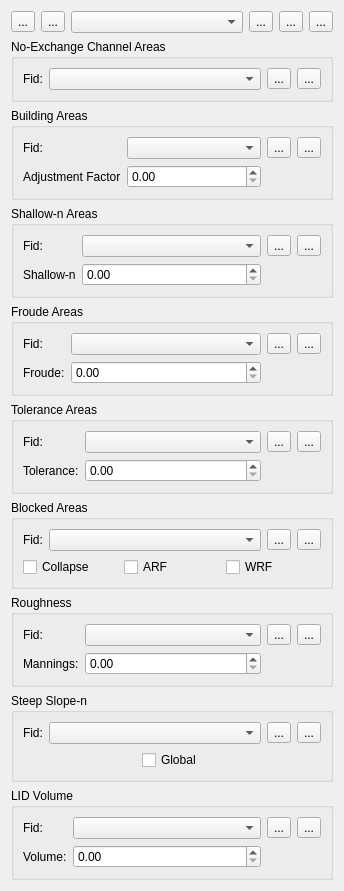
<?xml version="1.0" encoding="UTF-8"?>
<ui version="4.0">
 <class>Form</class>
 <widget class="QWidget" name="Form">
  <property name="geometry">
   <rect>
    <x>0</x>
    <y>0</y>
    <width>344</width>
    <height>843</height>
   </rect>
  </property>
  <property name="minimumSize">
   <size>
    <width>250</width>
    <height>0</height>
   </size>
  </property>
  <property name="windowTitle">
   <string>FLO-2D Widget</string>
  </property>
  <layout class="QGridLayout" name="gridLayout_2">
   <item row="0" column="0">
    <layout class="QGridLayout" name="gridLayout">
     <item row="4" column="0" colspan="7">
      <widget class="QGroupBox" name="froude_areas_grp">
       <property name="title">
        <string>Froude Areas</string>
       </property>
       <layout class="QGridLayout" name="gridLayout_14">
        <item row="0" column="0">
         <layout class="QGridLayout" name="gridLayout_7">
          <item row="0" column="1">
           <widget class="QComboBox" name="froude_cbo"/>
          </item>
          <item row="0" column="3">
           <widget class="QToolButton" name="eye_froude_btn">
            <property name="text">
             <string>...</string>
            </property>
            <property name="icon">
             <iconset>
              <normaloff>../img/eye-svgrepo-com.svg</normaloff>../img/eye-svgrepo-com.svg</iconset>
            </property>
            <property name="checkable">
             <bool>true</bool>
            </property>
           </widget>
          </item>
          <item row="0" column="0">
           <widget class="QLabel" name="label_4">
            <property name="sizePolicy">
             <sizepolicy hsizetype="Maximum" vsizetype="Preferred">
              <horstretch>0</horstretch>
              <verstretch>0</verstretch>
             </sizepolicy>
            </property>
            <property name="text">
             <string>Fid:</string>
            </property>
           </widget>
          </item>
          <item row="0" column="2">
           <widget class="QToolButton" name="del_froude_btn">
            <property name="text">
             <string>...</string>
            </property>
            <property name="icon">
             <iconset>
              <normaloff>../img/mActionDeleteSelected.svg</normaloff>../img/mActionDeleteSelected.svg</iconset>
            </property>
           </widget>
          </item>
          <item row="1" column="0">
           <widget class="QLabel" name="label_11">
            <property name="text">
             <string>Froude:</string>
            </property>
           </widget>
          </item>
          <item row="1" column="1">
           <widget class="QDoubleSpinBox" name="froud_dsb"/>
          </item>
          <item row="1" column="2" colspan="2">
           <spacer name="horizontalSpacer_3">
            <property name="orientation">
             <enum>Qt::Horizontal</enum>
            </property>
            <property name="sizeHint" stdset="0">
             <size>
              <width>40</width>
              <height>20</height>
             </size>
            </property>
           </spacer>
          </item>
         </layout>
        </item>
       </layout>
      </widget>
     </item>
     <item row="7" column="0" colspan="7">
      <widget class="QGroupBox" name="roughness_grp">
       <property name="title">
        <string>Roughness</string>
       </property>
       <layout class="QGridLayout" name="gridLayout_17">
        <item row="0" column="0">
         <layout class="QGridLayout" name="gridLayout_10">
          <item row="0" column="0">
           <widget class="QLabel" name="label_7">
            <property name="sizePolicy">
             <sizepolicy hsizetype="Maximum" vsizetype="Preferred">
              <horstretch>0</horstretch>
              <verstretch>0</verstretch>
             </sizepolicy>
            </property>
            <property name="text">
             <string>Fid:</string>
            </property>
           </widget>
          </item>
          <item row="0" column="3">
           <widget class="QToolButton" name="eye_roughness_btn">
            <property name="text">
             <string>...</string>
            </property>
            <property name="icon">
             <iconset>
              <normaloff>../img/eye-svgrepo-com.svg</normaloff>../img/eye-svgrepo-com.svg</iconset>
            </property>
            <property name="checkable">
             <bool>true</bool>
            </property>
           </widget>
          </item>
          <item row="0" column="1">
           <widget class="QComboBox" name="roughness_cbo"/>
          </item>
          <item row="0" column="2">
           <widget class="QToolButton" name="del_roughness_btn">
            <property name="text">
             <string>...</string>
            </property>
            <property name="icon">
             <iconset>
              <normaloff>../img/mActionDeleteSelected.svg</normaloff>../img/mActionDeleteSelected.svg</iconset>
            </property>
           </widget>
          </item>
          <item row="1" column="0">
           <widget class="QLabel" name="label_13">
            <property name="text">
             <string>Mannings:</string>
            </property>
           </widget>
          </item>
          <item row="1" column="1">
           <widget class="QDoubleSpinBox" name="mannings_dsb"/>
          </item>
          <item row="1" column="2" colspan="2">
           <spacer name="horizontalSpacer_5">
            <property name="orientation">
             <enum>Qt::Horizontal</enum>
            </property>
            <property name="sizeHint" stdset="0">
             <size>
              <width>40</width>
              <height>20</height>
             </size>
            </property>
           </spacer>
          </item>
         </layout>
        </item>
       </layout>
      </widget>
     </item>
     <item row="6" column="0" colspan="7">
      <widget class="QGroupBox" name="blocked_areas_grp">
       <property name="title">
        <string>Blocked Areas</string>
       </property>
       <layout class="QGridLayout" name="gridLayout_16">
        <item row="0" column="0">
         <layout class="QGridLayout" name="gridLayout_9">
          <item row="0" column="2">
           <widget class="QToolButton" name="del_blocked_btn">
            <property name="text">
             <string>...</string>
            </property>
            <property name="icon">
             <iconset>
              <normaloff>../img/mActionDeleteSelected.svg</normaloff>../img/mActionDeleteSelected.svg</iconset>
            </property>
           </widget>
          </item>
          <item row="0" column="0">
           <widget class="QLabel" name="label_6">
            <property name="sizePolicy">
             <sizepolicy hsizetype="Maximum" vsizetype="Preferred">
              <horstretch>0</horstretch>
              <verstretch>0</verstretch>
             </sizepolicy>
            </property>
            <property name="text">
             <string>Fid:</string>
            </property>
           </widget>
          </item>
          <item row="0" column="1">
           <widget class="QComboBox" name="blocked_cbo"/>
          </item>
          <item row="0" column="3">
           <widget class="QToolButton" name="eye_blocked_btn">
            <property name="text">
             <string>...</string>
            </property>
            <property name="icon">
             <iconset>
              <normaloff>../img/eye-svgrepo-com.svg</normaloff>../img/eye-svgrepo-com.svg</iconset>
            </property>
            <property name="checkable">
             <bool>true</bool>
            </property>
           </widget>
          </item>
          <item row="1" column="0" colspan="4">
           <layout class="QHBoxLayout" name="horizontalLayout">
            <item>
             <widget class="QCheckBox" name="collapse_chbox">
              <property name="text">
               <string>Collapse</string>
              </property>
             </widget>
            </item>
            <item>
             <widget class="QCheckBox" name="arf_chbox">
              <property name="text">
               <string>ARF</string>
              </property>
             </widget>
            </item>
            <item>
             <widget class="QCheckBox" name="wrf_chbox">
              <property name="text">
               <string>WRF</string>
              </property>
             </widget>
            </item>
           </layout>
          </item>
         </layout>
        </item>
       </layout>
      </widget>
     </item>
     <item row="8" column="0" colspan="7">
      <widget class="QGroupBox" name="steep_slopen_grp">
       <property name="title">
        <string>Steep Slope-n</string>
       </property>
       <layout class="QGridLayout" name="gridLayout_18">
        <item row="0" column="0">
         <layout class="QGridLayout" name="gridLayout_11">
          <item row="0" column="1">
           <widget class="QComboBox" name="steep_slopen_cbo"/>
          </item>
          <item row="0" column="3">
           <widget class="QToolButton" name="eye_steep_slopen_btn">
            <property name="text">
             <string>...</string>
            </property>
            <property name="icon">
             <iconset>
              <normaloff>../img/eye-svgrepo-com.svg</normaloff>../img/eye-svgrepo-com.svg</iconset>
            </property>
            <property name="checkable">
             <bool>true</bool>
            </property>
           </widget>
          </item>
          <item row="0" column="0">
           <widget class="QLabel" name="label_8">
            <property name="sizePolicy">
             <sizepolicy hsizetype="Maximum" vsizetype="Preferred">
              <horstretch>0</horstretch>
              <verstretch>0</verstretch>
             </sizepolicy>
            </property>
            <property name="text">
             <string>Fid:</string>
            </property>
           </widget>
          </item>
          <item row="0" column="2">
           <widget class="QToolButton" name="del_steep_slopen_btn">
            <property name="text">
             <string>...</string>
            </property>
            <property name="icon">
             <iconset>
              <normaloff>../img/mActionDeleteSelected.svg</normaloff>../img/mActionDeleteSelected.svg</iconset>
            </property>
           </widget>
          </item>
          <item row="1" column="0" colspan="4">
           <layout class="QHBoxLayout" name="horizontalLayout_2">
            <item>
             <spacer name="horizontalSpacer_7">
              <property name="orientation">
               <enum>Qt::Horizontal</enum>
              </property>
              <property name="sizeHint" stdset="0">
               <size>
                <width>40</width>
                <height>20</height>
               </size>
              </property>
             </spacer>
            </item>
            <item>
             <widget class="QCheckBox" name="steep_slopen_global_chbox">
              <property name="layoutDirection">
               <enum>Qt::LeftToRight</enum>
              </property>
              <property name="text">
               <string>Global</string>
              </property>
             </widget>
            </item>
            <item>
             <spacer name="horizontalSpacer_6">
              <property name="orientation">
               <enum>Qt::Horizontal</enum>
              </property>
              <property name="sizeHint" stdset="0">
               <size>
                <width>40</width>
                <height>20</height>
               </size>
              </property>
             </spacer>
            </item>
           </layout>
          </item>
         </layout>
        </item>
       </layout>
      </widget>
     </item>
     <item row="0" column="5">
      <widget class="QToolButton" name="del_schema_btn">
       <property name="text">
        <string>...</string>
       </property>
       <property name="icon">
        <iconset>
         <normaloff>../img/delete_schematize_areas.svg</normaloff>../img/delete_schematize_areas.svg</iconset>
       </property>
       <property name="iconSize">
        <size>
         <width>24</width>
         <height>24</height>
        </size>
       </property>
      </widget>
     </item>
     <item row="0" column="6">
      <widget class="QToolButton" name="help_btn">
       <property name="text">
        <string>...</string>
       </property>
       <property name="icon">
        <iconset>
         <normaloff>../img/help.svg</normaloff>../img/help.svg</iconset>
       </property>
       <property name="iconSize">
        <size>
         <width>24</width>
         <height>24</height>
        </size>
       </property>
      </widget>
     </item>
     <item row="5" column="0" colspan="7">
      <widget class="QGroupBox" name="tolerance_areas_grp">
       <property name="title">
        <string>Tolerance Areas</string>
       </property>
       <layout class="QGridLayout" name="gridLayout_15">
        <item row="0" column="0">
         <layout class="QGridLayout" name="gridLayout_8">
          <item row="0" column="2">
           <widget class="QToolButton" name="del_tolerance_btn">
            <property name="text">
             <string>...</string>
            </property>
            <property name="icon">
             <iconset>
              <normaloff>../img/mActionDeleteSelected.svg</normaloff>../img/mActionDeleteSelected.svg</iconset>
            </property>
           </widget>
          </item>
          <item row="0" column="0">
           <widget class="QLabel" name="label_5">
            <property name="sizePolicy">
             <sizepolicy hsizetype="Maximum" vsizetype="Preferred">
              <horstretch>0</horstretch>
              <verstretch>0</verstretch>
             </sizepolicy>
            </property>
            <property name="text">
             <string>Fid:</string>
            </property>
           </widget>
          </item>
          <item row="0" column="3">
           <widget class="QToolButton" name="eye_tolerance_btn">
            <property name="text">
             <string>...</string>
            </property>
            <property name="icon">
             <iconset>
              <normaloff>../img/eye-svgrepo-com.svg</normaloff>../img/eye-svgrepo-com.svg</iconset>
            </property>
            <property name="checkable">
             <bool>true</bool>
            </property>
           </widget>
          </item>
          <item row="0" column="1">
           <widget class="QComboBox" name="tolerance_cbo"/>
          </item>
          <item row="1" column="0">
           <widget class="QLabel" name="label_12">
            <property name="text">
             <string>Tolerance:</string>
            </property>
           </widget>
          </item>
          <item row="1" column="1">
           <widget class="QDoubleSpinBox" name="tolerance_dsb"/>
          </item>
          <item row="1" column="2" colspan="2">
           <spacer name="horizontalSpacer_4">
            <property name="orientation">
             <enum>Qt::Horizontal</enum>
            </property>
            <property name="sizeHint" stdset="0">
             <size>
              <width>40</width>
              <height>20</height>
             </size>
            </property>
           </spacer>
          </item>
         </layout>
        </item>
       </layout>
      </widget>
     </item>
     <item row="3" column="0" colspan="7">
      <widget class="QGroupBox" name="shallown_grp">
       <property name="title">
        <string>Shallow-n Areas</string>
       </property>
       <layout class="QGridLayout" name="gridLayout_13">
        <item row="0" column="0">
         <layout class="QGridLayout" name="gridLayout_6">
          <item row="0" column="1">
           <widget class="QComboBox" name="shallown_cbo"/>
          </item>
          <item row="0" column="2">
           <widget class="QToolButton" name="del_shallown_btn">
            <property name="text">
             <string>...</string>
            </property>
            <property name="icon">
             <iconset>
              <normaloff>../img/mActionDeleteSelected.svg</normaloff>../img/mActionDeleteSelected.svg</iconset>
            </property>
           </widget>
          </item>
          <item row="0" column="0">
           <widget class="QLabel" name="label_3">
            <property name="sizePolicy">
             <sizepolicy hsizetype="Maximum" vsizetype="Preferred">
              <horstretch>0</horstretch>
              <verstretch>0</verstretch>
             </sizepolicy>
            </property>
            <property name="text">
             <string>Fid:</string>
            </property>
           </widget>
          </item>
          <item row="0" column="3">
           <widget class="QToolButton" name="eye_shallown_btn">
            <property name="text">
             <string>...</string>
            </property>
            <property name="icon">
             <iconset>
              <normaloff>../img/eye-svgrepo-com.svg</normaloff>../img/eye-svgrepo-com.svg</iconset>
            </property>
            <property name="checkable">
             <bool>true</bool>
            </property>
           </widget>
          </item>
          <item row="1" column="0">
           <widget class="QLabel" name="label_10">
            <property name="text">
             <string>Shallow-n</string>
            </property>
           </widget>
          </item>
          <item row="1" column="2" colspan="2">
           <spacer name="horizontalSpacer_2">
            <property name="orientation">
             <enum>Qt::Horizontal</enum>
            </property>
            <property name="sizeHint" stdset="0">
             <size>
              <width>40</width>
              <height>20</height>
             </size>
            </property>
           </spacer>
          </item>
          <item row="1" column="1">
           <widget class="QDoubleSpinBox" name="shallown_dsb"/>
          </item>
         </layout>
        </item>
       </layout>
      </widget>
     </item>
     <item row="0" column="2" colspan="2">
      <widget class="QComboBox" name="areas_cbo">
       <item>
        <property name="text">
         <string/>
        </property>
       </item>
       <item>
        <property name="text">
         <string>No-Exchange Channel Areas</string>
        </property>
       </item>
       <item>
        <property name="text">
         <string>Building Areas</string>
        </property>
       </item>
       <item>
        <property name="text">
         <string>Shallow-n Areas</string>
        </property>
       </item>
       <item>
        <property name="text">
         <string>Froude Areas</string>
        </property>
       </item>
       <item>
        <property name="text">
         <string>Tolerance Areas</string>
        </property>
       </item>
       <item>
        <property name="text">
         <string>Blocked Areas</string>
        </property>
       </item>
       <item>
        <property name="text">
         <string>Roughness</string>
        </property>
       </item>
       <item>
        <property name="text">
         <string>Steep Slope-n</string>
        </property>
       </item>
       <item>
        <property name="text">
         <string>LID Volume</string>
        </property>
       </item>
      </widget>
     </item>
     <item row="1" column="0" colspan="7">
      <widget class="QGroupBox" name="ne_channel_grp">
       <property name="title">
        <string>No-Exchange Channel Areas</string>
       </property>
       <layout class="QGridLayout" name="gridLayout_4">
        <item row="0" column="0">
         <layout class="QGridLayout" name="gridLayout_3">
          <item row="0" column="2">
           <widget class="QToolButton" name="del_no_exchange_btn">
            <property name="text">
             <string>...</string>
            </property>
            <property name="icon">
             <iconset>
              <normaloff>../img/mActionDeleteSelected.svg</normaloff>../img/mActionDeleteSelected.svg</iconset>
            </property>
           </widget>
          </item>
          <item row="0" column="1">
           <widget class="QComboBox" name="noexchange_cbo"/>
          </item>
          <item row="0" column="0">
           <widget class="QLabel" name="label">
            <property name="sizePolicy">
             <sizepolicy hsizetype="Maximum" vsizetype="Preferred">
              <horstretch>0</horstretch>
              <verstretch>0</verstretch>
             </sizepolicy>
            </property>
            <property name="text">
             <string>Fid:</string>
            </property>
           </widget>
          </item>
          <item row="0" column="3">
           <widget class="QToolButton" name="eye_no_exchange_btn">
            <property name="text">
             <string>...</string>
            </property>
            <property name="icon">
             <iconset>
              <normaloff>../img/eye-svgrepo-com.svg</normaloff>../img/eye-svgrepo-com.svg</iconset>
            </property>
            <property name="checkable">
             <bool>true</bool>
            </property>
           </widget>
          </item>
         </layout>
        </item>
       </layout>
      </widget>
     </item>
     <item row="0" column="1">
      <widget class="QToolButton" name="revert_changes_btn">
       <property name="text">
        <string>...</string>
       </property>
       <property name="icon">
        <iconset>
         <normaloff>../img/mActionUndo.svg</normaloff>../img/mActionUndo.svg</iconset>
       </property>
       <property name="iconSize">
        <size>
         <width>24</width>
         <height>24</height>
        </size>
       </property>
       <property name="shortcut">
        <string/>
       </property>
      </widget>
     </item>
     <item row="0" column="4">
      <widget class="QToolButton" name="schema_btn">
       <property name="text">
        <string>...</string>
       </property>
       <property name="icon">
        <iconset>
         <normaloff>../img/schematize_areas.svg</normaloff>../img/schematize_areas.svg</iconset>
       </property>
       <property name="iconSize">
        <size>
         <width>24</width>
         <height>24</height>
        </size>
       </property>
      </widget>
     </item>
     <item row="2" column="0" colspan="7">
      <widget class="QGroupBox" name="building_areas_grp">
       <property name="title">
        <string>Building Areas</string>
       </property>
       <layout class="QGridLayout" name="gridLayout_12">
        <item row="0" column="0">
         <layout class="QGridLayout" name="gridLayout_5">
          <item row="0" column="2">
           <widget class="QToolButton" name="del_building_btn">
            <property name="text">
             <string>...</string>
            </property>
            <property name="icon">
             <iconset>
              <normaloff>../img/mActionDeleteSelected.svg</normaloff>../img/mActionDeleteSelected.svg</iconset>
            </property>
           </widget>
          </item>
          <item row="0" column="1">
           <widget class="QComboBox" name="buildings_cbo"/>
          </item>
          <item row="0" column="0">
           <widget class="QLabel" name="label_2">
            <property name="sizePolicy">
             <sizepolicy hsizetype="Maximum" vsizetype="Preferred">
              <horstretch>0</horstretch>
              <verstretch>0</verstretch>
             </sizepolicy>
            </property>
            <property name="text">
             <string>Fid:</string>
            </property>
           </widget>
          </item>
          <item row="0" column="3">
           <widget class="QToolButton" name="eye_building_btn">
            <property name="text">
             <string>...</string>
            </property>
            <property name="icon">
             <iconset>
              <normaloff>../img/eye-svgrepo-com.svg</normaloff>../img/eye-svgrepo-com.svg</iconset>
            </property>
            <property name="checkable">
             <bool>true</bool>
            </property>
           </widget>
          </item>
          <item row="1" column="0">
           <widget class="QLabel" name="label_9">
            <property name="text">
             <string>Adjustment Factor</string>
            </property>
           </widget>
          </item>
          <item row="1" column="2" colspan="2">
           <spacer name="horizontalSpacer">
            <property name="orientation">
             <enum>Qt::Horizontal</enum>
            </property>
            <property name="sizeHint" stdset="0">
             <size>
              <width>40</width>
              <height>20</height>
             </size>
            </property>
           </spacer>
          </item>
          <item row="1" column="1">
           <widget class="QDoubleSpinBox" name="adj_factor_dsp"/>
          </item>
         </layout>
        </item>
       </layout>
      </widget>
     </item>
     <item row="0" column="0">
      <widget class="QToolButton" name="create_polygon_btn">
       <property name="text">
        <string>...</string>
       </property>
       <property name="icon">
        <iconset>
         <normaloff>../img/mActionCapturePolygon.svg</normaloff>../img/mActionCapturePolygon.svg</iconset>
       </property>
       <property name="iconSize">
        <size>
         <width>24</width>
         <height>24</height>
        </size>
       </property>
       <property name="checkable">
        <bool>true</bool>
       </property>
      </widget>
     </item>
     <item row="9" column="0" colspan="7">
      <widget class="QGroupBox" name="lid_volume_grp">
       <property name="title">
        <string>LID Volume</string>
       </property>
       <layout class="QGridLayout" name="gridLayout_20">
        <item row="0" column="0">
         <layout class="QGridLayout" name="gridLayout_19">
          <item row="0" column="1">
           <widget class="QComboBox" name="lid_volume_cbo"/>
          </item>
          <item row="1" column="1">
           <widget class="QDoubleSpinBox" name="volume_dsb"/>
          </item>
          <item row="0" column="0">
           <widget class="QLabel" name="label_14">
            <property name="sizePolicy">
             <sizepolicy hsizetype="Maximum" vsizetype="Preferred">
              <horstretch>0</horstretch>
              <verstretch>0</verstretch>
             </sizepolicy>
            </property>
            <property name="text">
             <string>Fid:</string>
            </property>
           </widget>
          </item>
          <item row="1" column="0">
           <widget class="QLabel" name="label_15">
            <property name="sizePolicy">
             <sizepolicy hsizetype="Maximum" vsizetype="Preferred">
              <horstretch>0</horstretch>
              <verstretch>0</verstretch>
             </sizepolicy>
            </property>
            <property name="text">
             <string>Volume:</string>
            </property>
           </widget>
          </item>
          <item row="0" column="3">
           <widget class="QToolButton" name="eye_lid_volume_btn">
            <property name="text">
             <string>...</string>
            </property>
            <property name="icon">
             <iconset>
              <normaloff>../img/eye-svgrepo-com.svg</normaloff>../img/eye-svgrepo-com.svg</iconset>
            </property>
            <property name="checkable">
             <bool>true</bool>
            </property>
           </widget>
          </item>
          <item row="0" column="2">
           <widget class="QToolButton" name="del_lid_volume_btn">
            <property name="text">
             <string>...</string>
            </property>
            <property name="icon">
             <iconset>
              <normaloff>../img/mActionDeleteSelected.svg</normaloff>../img/mActionDeleteSelected.svg</iconset>
            </property>
           </widget>
          </item>
          <item row="1" column="2" colspan="2">
           <spacer name="horizontalSpacer_8">
            <property name="orientation">
             <enum>Qt::Horizontal</enum>
            </property>
            <property name="sizeHint" stdset="0">
             <size>
              <width>40</width>
              <height>20</height>
             </size>
            </property>
           </spacer>
          </item>
         </layout>
        </item>
       </layout>
      </widget>
     </item>
    </layout>
   </item>
  </layout>
 </widget>
 <resources/>
 <connections/>
</ui>
